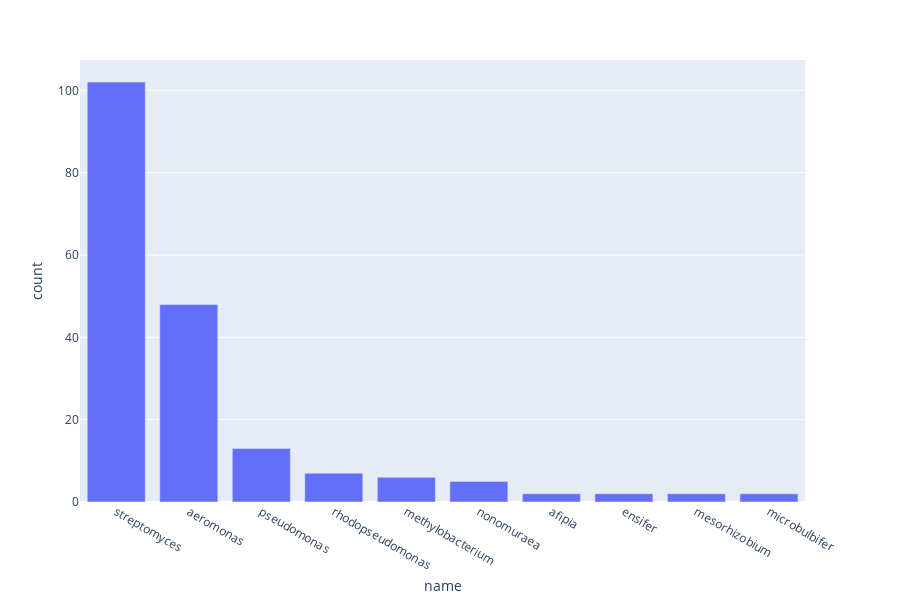

Source (notebook cell):
### Markdown cell above
__Where else are these genes observed?__

### Code cell
# Now, we can see which genera this sequence was found in.  

gene_ids = (hits['omx_id'][0:200]).tolist()  # must provide input to omxware as a list, not a series
# print(gene_ids)
genus_hits = omx.genes(ids=gene_ids).facets()["genera"]

genus_frequency = pd.DataFrame(genus_hits)

# visualize genus frequency
fig = px.bar(genus_frequency, x='name', y='count')
fig.show()

### Figure 1 — Plotly figure (JSON) as saved in the notebook; plotly's stock layout.template omitted (floating-point values rounded to 4 significant figures)
{"data": [{"alignmentgroup": "True", "hoverlabel": {"namelength": 0}, "hovertemplate": "name=%{x}<br>count=%{y}", "legendgroup": "", "marker": {"color": "#636efa"}, "name": "", "offsetgroup": "", "orientation": "v", "showlegend": false, "textposition": "auto", "type": "bar", "x": ["streptomyces", "aeromonas", "pseudomonas", "rhodopseudomonas", "methylobacterium", "nonomuraea", "afipia", "ensifer", "mesorhizobium", "microbulbifer"], "xaxis": "x", "y": ["102", "48", "13", "7", "6", "5", "2", "2", "2", "2"], "yaxis": "y"}], "layout": {"barmode": "relative", "height": 600, "legend": {"tracegroupgap": 0}, "margin": {"t": 60}, "xaxis": {"anchor": "y", "domain": [0, 0.98], "title": {"text": "name"}}, "yaxis": {"anchor": "x", "domain": [0, 1], "title": {"text": "count"}}}}
